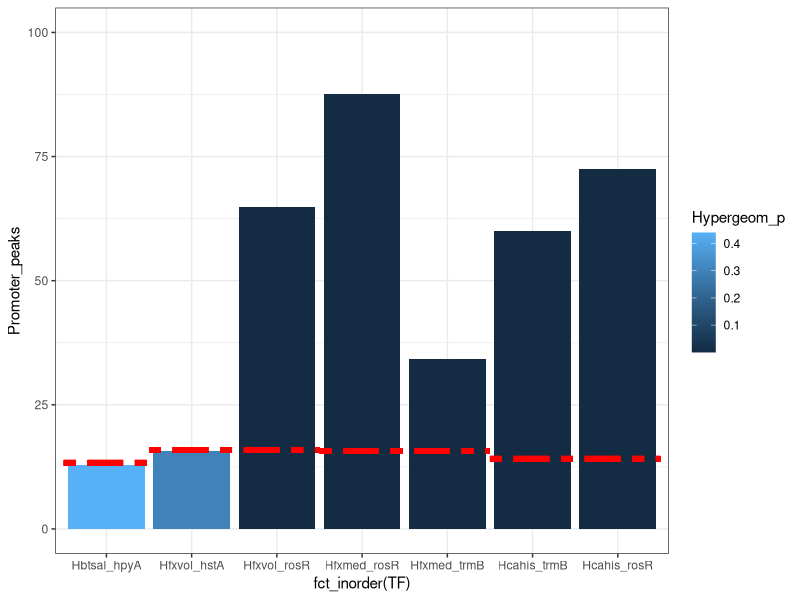

Reproduce this figure in R.
## ---- chunk 1
suppressPackageStartupMessages(library(readxl))
suppressPackageStartupMessages(library(ggplot2))
suppressPackageStartupMessages(library(forcats))


Peaklocations_pval=read_excel("Peaklocations.xlsx",sheet="Peak_genome_pval")

#Providing %age of the genome that is intergenic.
Hbt_inter=13.3
Hvo_inter=15.9
Hmed_inter=15.7
Hca_inter=14.1

## ---- chunk 2

ggplot(Peaklocations_pval,aes(y=Promoter_peaks,x=fct_inorder(TF)))+geom_bar(aes(fill=Hypergeom_p),stat="identity")+geom_segment(x=0.5,xend=1.5,y=Hbt_inter,yend=Hbt_inter,colour="red",size=2,lty=6)+geom_segment(x=1.5,xend=3.5,y=Hvo_inter,yend=Hvo_inter,colour="red",size=2,lty=6)+geom_segment(x=3.5,xend=5.5,y=Hmed_inter,yend=Hmed_inter,colour="red",size=2,lty=6)+geom_segment(x=5.5,xend=7.5,y=Hca_inter,yend=Hca_inter,colour="red",size=2,lty=6)+theme_bw()+ylim(c(0,100))
#Note - good design IMO

## ---- chunk 3
sessionInfo()
